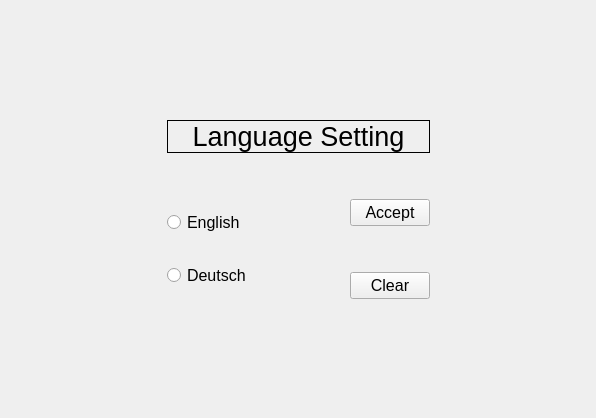
<?xml version="1.0" encoding="UTF-8"?>
<ui version="4.0">
 <class>Form</class>
 <widget class="QWidget" name="Form">
  <property name="geometry">
   <rect>
    <x>0</x>
    <y>0</y>
    <width>596</width>
    <height>418</height>
   </rect>
  </property>
  <property name="windowTitle">
   <string>Form</string>
  </property>
  <layout class="QGridLayout" name="gridLayout">
   <item row="1" column="0">
    <spacer name="horizontalSpacer_4">
     <property name="orientation">
      <enum>Qt::Horizontal</enum>
     </property>
     <property name="sizeHint" stdset="0">
      <size>
       <width>129</width>
       <height>20</height>
      </size>
     </property>
    </spacer>
   </item>
   <item row="2" column="1">
    <spacer name="verticalSpacer_2">
     <property name="orientation">
      <enum>Qt::Vertical</enum>
     </property>
     <property name="sizeHint" stdset="0">
      <size>
       <width>20</width>
       <height>99</height>
      </size>
     </property>
    </spacer>
   </item>
   <item row="0" column="1">
    <spacer name="verticalSpacer_3">
     <property name="orientation">
      <enum>Qt::Vertical</enum>
     </property>
     <property name="sizeHint" stdset="0">
      <size>
       <width>20</width>
       <height>99</height>
      </size>
     </property>
    </spacer>
   </item>
   <item row="1" column="1">
    <layout class="QVBoxLayout" name="verticalLayout_5">
     <item>
      <layout class="QVBoxLayout" name="verticalLayout_4">
       <item>
        <widget class="QLabel" name="label">
         <property name="font">
          <font>
           <pointsize>20</pointsize>
          </font>
         </property>
         <property name="layoutDirection">
          <enum>Qt::LeftToRight</enum>
         </property>
         <property name="autoFillBackground">
          <bool>true</bool>
         </property>
         <property name="frameShape">
          <enum>QFrame::Box</enum>
         </property>
         <property name="text">
          <string>Language Setting</string>
         </property>
         <property name="alignment">
          <set>Qt::AlignCenter</set>
         </property>
        </widget>
       </item>
       <item>
        <spacer name="verticalSpacer_4">
         <property name="orientation">
          <enum>Qt::Vertical</enum>
         </property>
         <property name="sizeHint" stdset="0">
          <size>
           <width>20</width>
           <height>40</height>
          </size>
         </property>
        </spacer>
       </item>
      </layout>
     </item>
     <item>
      <layout class="QHBoxLayout" name="horizontalLayout_3">
       <item>
        <layout class="QVBoxLayout" name="verticalLayout_3">
         <item>
          <layout class="QHBoxLayout" name="horizontalLayout">
           <item>
            <widget class="QRadioButton" name="radioButton">
             <property name="font">
              <font>
               <pointsize>12</pointsize>
              </font>
             </property>
             <property name="text">
              <string>English</string>
             </property>
            </widget>
           </item>
           <item>
            <spacer name="horizontalSpacer">
             <property name="orientation">
              <enum>Qt::Horizontal</enum>
             </property>
             <property name="sizeHint" stdset="0">
              <size>
               <width>40</width>
               <height>20</height>
              </size>
             </property>
            </spacer>
           </item>
           <item>
            <widget class="QLabel" name="label_2">
             <property name="text">
              <string/>
             </property>
             <property name="pixmap">
              <pixmap>:/pics/icons8_great_britain_flag.png</pixmap>
             </property>
            </widget>
           </item>
          </layout>
         </item>
         <item>
          <layout class="QHBoxLayout" name="horizontalLayout_2">
           <item>
            <widget class="QRadioButton" name="radioButton_2">
             <property name="font">
              <font>
               <pointsize>12</pointsize>
              </font>
             </property>
             <property name="text">
              <string>Deutsch</string>
             </property>
            </widget>
           </item>
           <item>
            <spacer name="horizontalSpacer_2">
             <property name="orientation">
              <enum>Qt::Horizontal</enum>
             </property>
             <property name="sizeHint" stdset="0">
              <size>
               <width>40</width>
               <height>20</height>
              </size>
             </property>
            </spacer>
           </item>
           <item>
            <widget class="QLabel" name="label_3">
             <property name="text">
              <string/>
             </property>
             <property name="pixmap">
              <pixmap>:/pics/icons8_germany_flag.png</pixmap>
             </property>
            </widget>
           </item>
          </layout>
         </item>
        </layout>
       </item>
       <item>
        <spacer name="horizontalSpacer_3">
         <property name="orientation">
          <enum>Qt::Horizontal</enum>
         </property>
         <property name="sizeHint" stdset="0">
          <size>
           <width>40</width>
           <height>20</height>
          </size>
         </property>
        </spacer>
       </item>
       <item>
        <layout class="QVBoxLayout" name="verticalLayout">
         <item>
          <widget class="QPushButton" name="pushButton_2">
           <property name="font">
            <font>
             <pointsize>12</pointsize>
            </font>
           </property>
           <property name="text">
            <string>Accept</string>
           </property>
          </widget>
         </item>
         <item>
          <spacer name="verticalSpacer">
           <property name="orientation">
            <enum>Qt::Vertical</enum>
           </property>
           <property name="sizeHint" stdset="0">
            <size>
             <width>20</width>
             <height>40</height>
            </size>
           </property>
          </spacer>
         </item>
         <item>
          <widget class="QPushButton" name="pushButton">
           <property name="font">
            <font>
             <pointsize>12</pointsize>
            </font>
           </property>
           <property name="text">
            <string>Clear</string>
           </property>
          </widget>
         </item>
        </layout>
       </item>
      </layout>
     </item>
    </layout>
   </item>
   <item row="1" column="2">
    <spacer name="horizontalSpacer_5">
     <property name="orientation">
      <enum>Qt::Horizontal</enum>
     </property>
     <property name="sizeHint" stdset="0">
      <size>
       <width>128</width>
       <height>20</height>
      </size>
     </property>
    </spacer>
   </item>
  </layout>
 </widget>
 <resources/>
 <connections/>
</ui>
